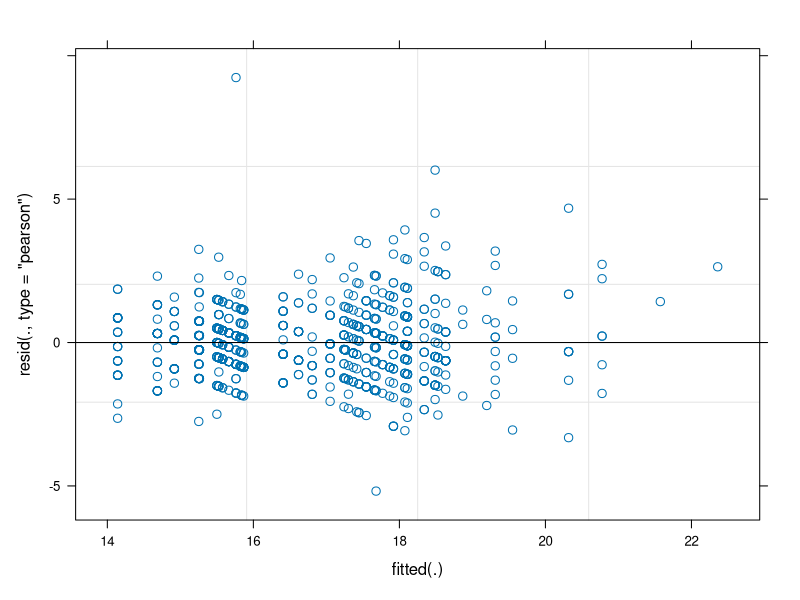
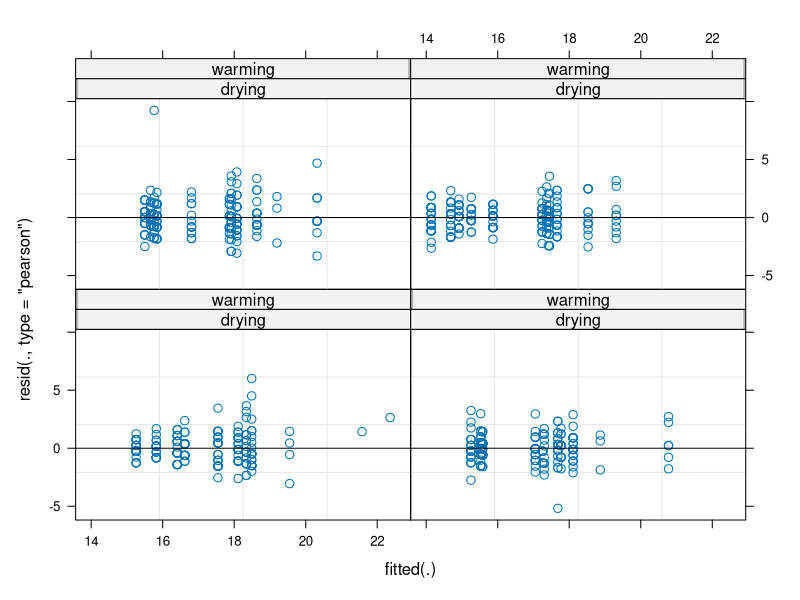
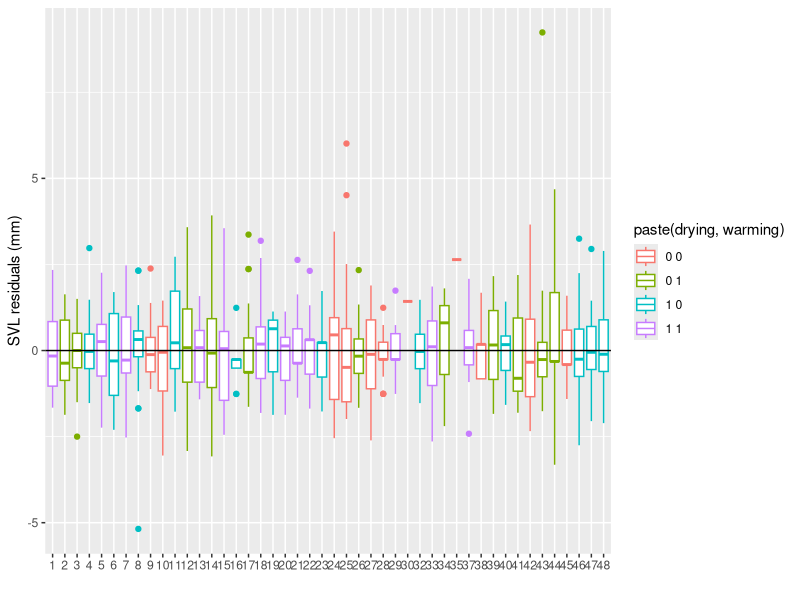

Write R code to recreate these figures, in order.
## ---- chunk 1
library(tidyverse)
d <- read_csv("data/raw/oregan-etal-2013/meso.csv")
species_letters <- tibble(species = c("spadefoot", "treefrog", "redlegged"),
  sp = c("b", "c", "a"))
d <- inner_join(d, species_letters) %>%
  rename(species_true = species, species = sp) %>%
  mutate(warming = ifelse(climate == "warming", 1, 0),
    drying = ifelse(drying == "temp", 1, 0)) %>%
  select(tank, date, drying, warming, species, species_true, svl, mass, time) %>%
  mutate(species = as.factor(species), tank = as.factor(tank))
d
## ---- chunk 2
library(lme4)
m <- lmer(svl ~ (warming + drying + species)^2 + (1 | tank), data = d)

# m2 <- lmer(log(svl) ~ (warming + drying + sp)^2 + ((warming + drying + sp)^2 | tank), data = d)

# m3 <- glmmTMB::glmmTMB(log(svl) ~ (warming + drying + species)^2 + ((warming + drying + species)^2 | tank), data = d)
# summary(m3)

## ---- chunk 3
plot(m)
plot(m, resid(., type = "pearson") ~ fitted(.) | drying + warming, abline = 0)
summary(m)

d$svl_res <- residuals(m, type = "pearson")
ggplot(d, aes(as.factor(tank), svl_res, colour = paste(drying, warming))) +
  geom_boxplot() + 
  geom_hline(yintercept = 0) + 
  xlab("") + ylab("SVL residuals (mm)")

fe <- fixef(m)
se <- arm::se.fixef(m)

arm::display(m)

fe_comp <- fe[["drying:speciesb"]] + fe[["drying"]]
se_comp <- sqrt(se[["drying:speciesb"]]^2 - se[["drying"]]^2)
fe_comp + c(-1.96, 1.96) * se_comp

comparison_effect <- function(model, base_par, comparison_par) {
  if (class(model) == "glmmTMB") {
    fe <- fixef(model)$cond
    se <- coef(summary(m4))$cond[,"Std. Error"]
  } else {
    se <- arm::se.fixef(model)
    fe <- fixef(model)
  }
  if (base_par != comparison_par) {
    fe_comp <- fe[[comparison_par]] + fe[[base_par]]
    se_comp <- sqrt(se[[comparison_par]]^2 - se[[base_par]]^2)
  } else {
    fe_comp <- fe[[base_par]]
    se_comp <- se[[base_par]]
  }
  
  ci <- fe_comp + c(-1.96, 1.96) * se_comp
  data.frame(lwr = ci[1], est = fe_comp, upr = ci[2])
}

comparison_effect(m, "drying", "drying")
comparison_effect(m, "drying", "drying:speciesb")
comparison_effect(m, "drying", "drying:speciesc")

base_par <- rep("drying", 3)
comparison_par <- c("drying", "drying:speciesb", "drying:speciesc")
out <- purrr::map2_df(base_par, comparison_par, comparison_effect, model = m)
out
